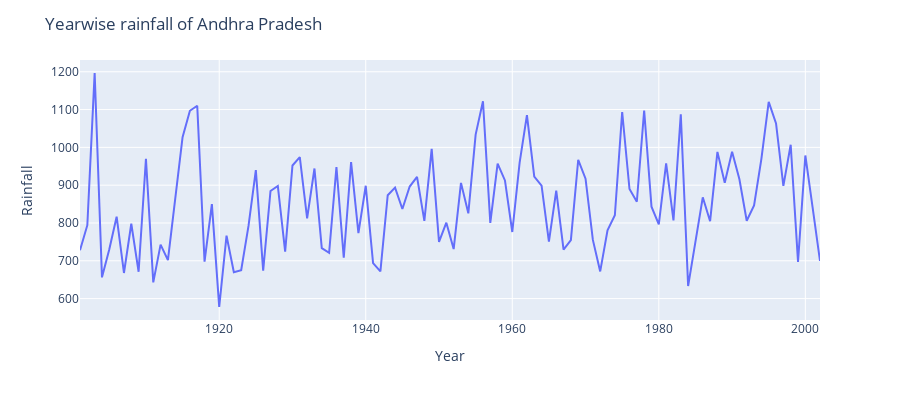

Write notebook code for a chart like this one.
### Code cell
data1 = data.groupby('State')
state_name = 'Andhra Pradesh'
data_sum = data1.get_group(state_name).groupby('Year').sum()['Sum']/data.groupby(
    'State').get_group(state_name).groupby('District').nunique().count()[0]  # .iloc[:,-1]/102

max_index = data_sum.idxmax()
min_index = data_sum.idxmin()
fig = px.line(data, x=data_sum.index, y=data_sum)
# fig.add_annotation(x=max_index, y=data_sum[max_index],
#                    text="Max: {:.2f}".format(data_sum[max_index]),
#                    showarrow=True, arrowhead=1)
# fig.add_annotation(x=min_index, y=data_sum[min_index],
#                    text="Min: {:.2f}".format(data_sum[min_index]),
#                    showarrow=True, arrowhead=1)
fig.update_layout(height=400, showlegend=False)
fig.update_xaxes(title_text='Year')
fig.update_yaxes(title_text='Rainfall')
# update the title
fig.update_layout(title_text='Yearwise rainfall of '+state_name)

### Figure 1 — Plotly figure (JSON) as saved in the notebook; plotly's stock layout.template omitted (floating-point values rounded to 4 significant figures)
{"data": [{"hovertemplate": "x=%{x}<br>y=%{y}<extra></extra>", "legendgroup": "", "line": {"color": "#636efa", "dash": "solid"}, "marker": {"symbol": "circle"}, "mode": "lines", "name": "", "orientation": "v", "showlegend": false, "type": "scatter", "x": [1901, 1902, 1903, 1904, 1905, 1906, 1907, 1908, 1909, 1910, 1911, 1912, 1913, 1914, 1915, 1916, 1917, 1918, 1919, 1920, 1921, 1922, 1923, 1924, 1925, 1926, 1927, 1928, 1929, 1930, 1931, 1932, 1933, 1934, 1935, 1936, 1937, 1938, 1939, 1940, 1941, 1942, 1943, 1944, 1945, 1946, 1947, 1948, 1949, 1950, 1951, 1952, 1953, 1954, 1955, 1956, 1957, 1958, 1959, 1960, 1961, 1962, 1963, 1964, 1965, 1966, 1967, 1968, 1969, 1970, 1971, 1972, 1973, 1974, 1975, 1976, 1977, 1978, 1979, 1980, 1981, 1982, 1983, 1984, 1985, 1986, 1987, 1988, 1989, 1990, 1991, 1992, 1993, 1994, 1995, 1996, 1997, 1998, 1999, 2000, 2001, 2002], "xaxis": "x", "y": [727.9, 794.2, 1197.0, 656.2, 730.6, 816.6, 667.8, 798.1, 670.9, 970.0, 643.1, 742.9, 701.6, 866.7, 1027.0, 1097.0, 1110.0, 697.6, 849.8, 577.8, 766.5, 669.9, 675.3, 792.3, 939.7, 674.1, 884.6, 898.0, 724.3, 952.1, 974.3, 812.1, 944.1, 733.4, 721.1, 947.6, 708.1, 960.8, 773.2, 898.5, 694.0, 672.2, 873.5, 893.6, 837.1, 896.4, 922.2, 805.6, 996.1, 750.0, 800.9, 731.1, 906.1, 825.5, 1034.0, 1122.0, 800.2, 957.2, 912.6, 776.2, 958.9, 1086.0, 922.7, 898.9, 750.9, 885.6, 729.6, 754.9, 967.2, 917.3, 755.3, 671.9, 780.4, 820.6, 1094.0, 889.8, 856.3, 1098.0, 843.2, 796.6, 957.4, 806.7, 1088.0, 633.2, 749.5, 867.9, 804.7, 988.1, 906.5, 988.4, 915.5, 805.8, 846.5, 969.7, 1120.0, 1063.0, 898.3, 1007.0, 697.2, 978.6, 839.9, 699.6], "yaxis": "y"}], "layout": {"height": 400, "legend": {"tracegroupgap": 0}, "margin": {"t": 60}, "showlegend": false, "title": {"text": "Yearwise rainfall of Andhra Pradesh"}, "xaxis": {"anchor": "y", "domain": [0, 1], "title": {"text": "Year"}}, "yaxis": {"anchor": "x", "domain": [0, 1], "title": {"text": "Rainfall"}}}}
